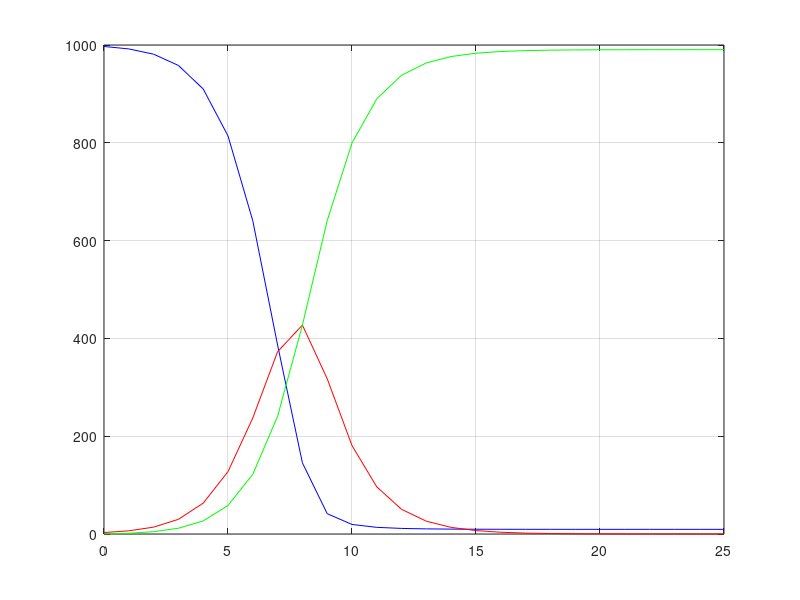

Write the MATLAB code that produced this figure.
P = 1000;
Gamma = 0.5;
n = [0:25];
weeks = 25;
S = zeros(1, weeks+1);
I = zeros(1, weeks+1);
R = zeros(1, weeks+1);
R(1) = 0;
I(1) = 3;
S(1) = P - I(1);
NC = 5;
Alpha = NC/(I(1)*S(1));
for i=1:weeks
  S(i+1) = S(i) - Alpha * S(i) * I(i);
  I(i+1) = I(i) - Gamma * I(i) + Alpha * S(i) * I(i);
  R(i+1) = R(i) + Gamma * I(i)
endfor
S;
I;
R;
disp([n', S', I' R']);
plot(n, S, 'b', n, I, 'r', n, R, 'g');
grid on
